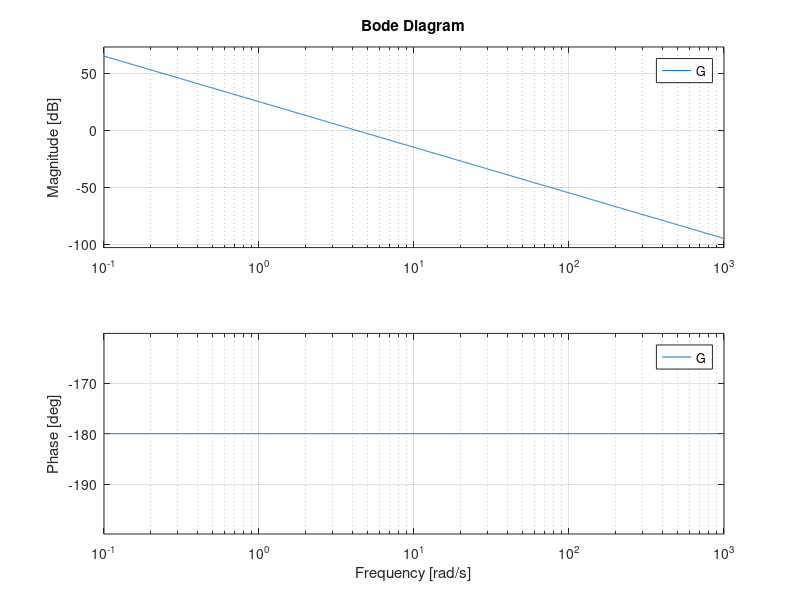

Recreate this plot in MATLAB.
clear all
close all
clc

%% Times

Ts_slk = 0.01;
Tend_slk = 400;

%% System TF

s = tf('s');

Ixx = 0.055;

G = 1/Ixx/s^2;

%% Study stuff

figure(1)
bode(G)
grid on

%% Controller

Kc = 0.04/Ixx;
tau_i = 10.74;
tau_d = 10.79;

PID = Kc * (tau_i*s+1) * (tau_d*s+1) / (tau_i*s) / (s+10);

PID_D = c2d(PID, Ts_slk);

